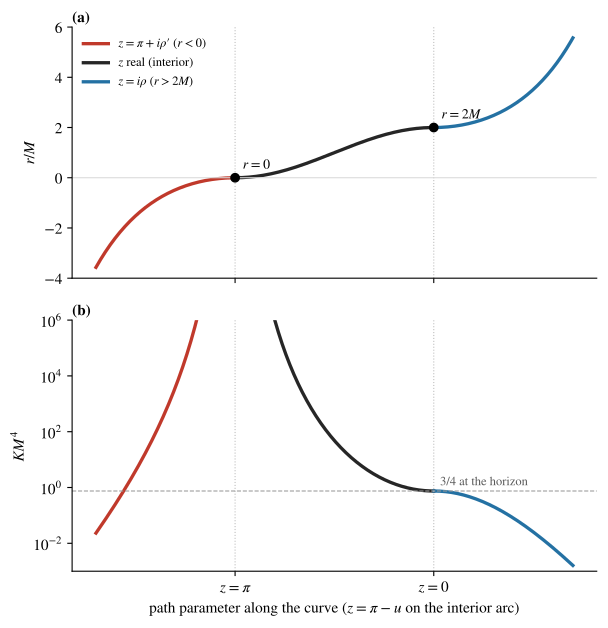

Here is the Python script that generated this plot:
"""Figure for the standalone circle paper: the areal radius and the Kretschmann scalar along the one analytic curve.

Path parameter u, M = 1:
  u < 0        back arm   z = pi + i|u|   r = 1 - cosh u      (r < 0)
  0 <= u <= pi interior   z = pi - u      r = 1 - cos u       (0 <= r <= 2)
  u > pi       front arm  z = i(u - pi)   r = 1 + cosh(u-pi)  (r > 2)
Both critical points (u = 0: r = 0; u = pi: r = 2M) have dr/du = 0.  K M^4 = 48/r^6.
"""
import numpy as np, matplotlib; matplotlib.use('Agg'); import matplotlib.pyplot as plt

def r_of(u):
    u = np.asarray(u, float); out = np.empty_like(u)
    b = u < 0; i = (u >= 0) & (u <= np.pi); f = u > np.pi
    out[b] = 1 - np.cosh(u[b]); out[i] = 1 - np.cos(u[i]); out[f] = 1 + np.cosh(u[f] - np.pi)
    return out

h = 1e-6
for u0, rv in [(0.0, 0.0), (np.pi, 2.0)]:
    assert abs(r_of([u0])[0] - rv) < 1e-12
    assert abs((r_of([u0 + h])[0] - r_of([u0 - h])[0]) / (2*h)) < 1e-5, 'flat tangent at the critical point'
assert abs(48/2**6 - 0.75) < 1e-15   # K at the horizon = 3/(4M^4)

plt.rcParams.update({'font.family': 'serif', 'font.serif': ['STIXGeneral', 'DejaVu Serif'], 'font.size': 11, 'mathtext.fontset': 'stix', 'pdf.fonttype': 42})
u = np.concatenate([np.linspace(-2.2, -1e-3, 800), np.linspace(1e-3, np.pi, 800), np.linspace(np.pi, np.pi + 2.2, 800)])
r = r_of(u)
fig, (a1, a2) = plt.subplots(2, 1, figsize=(6.2, 6.4), sharex=True)
cols = {'back': '#c0392b', 'int': '0.15', 'front': '#2471a3'}
for m, c, lab in [(u < 0, cols['back'], r'$z=\pi+i\rho\prime$ ($r<0$)'),
                  ((u >= 0) & (u <= np.pi), cols['int'], r'$z$ real (interior)'),
                  (u > np.pi, cols['front'], r'$z=i\rho$ ($r>2M$)')]:
    a1.plot(u[m], r[m], color=c, lw=2.4, label=lab)
    K = 48 / r[m]**6
    a2.semilogy(u[m], K, color=c, lw=2.4)
for x, y, t in [(0, 0, r'$r=0$'), (np.pi, 2, r'$r=2M$')]:
    a1.plot(x, y, 'o', color='k', ms=6, zorder=5)
    a1.annotate(t, (x, y), xytext=(x + 0.12, y + 0.35), fontsize=10)
for ax in (a1, a2):
    ax.axvline(0, color='0.75', lw=0.8, ls=':'); ax.axvline(np.pi, color='0.75', lw=0.8, ls=':')
    for sp_ in ('top', 'right'): ax.spines[sp_].set_visible(False)
a1.axhline(0, color='0.85', lw=0.8)
a1.set_ylabel(r'$r/M$'); a1.set_ylim(-4, 6); a1.legend(frameon=False, fontsize=9, loc='upper left')
a2.axhline(0.75, color='0.6', lw=0.8, ls='--'); a2.text(np.pi + 0.1, 1.1, r'$3/4$ at the horizon', fontsize=9, color='0.35')
a2.set_ylabel(r'$K M^4$'); a2.set_ylim(1e-3, 1e6)
a2.set_xlabel(r'path parameter along the curve ($z=\pi-u$ on the interior arc)')
a2.set_xticks([0, np.pi]); a2.set_xticklabels([r'$z=\pi$', r'$z=0$'])
a1.text(0.0, 1.02, '(a)', transform=a1.transAxes, fontweight='bold'); a2.text(0.0, 1.02, '(b)', transform=a2.transAxes, fontweight='bold')
plt.tight_layout(); plt.savefig('fig_circle.pdf', bbox_inches='tight'); plt.savefig('fig_circle.png', dpi=150, bbox_inches='tight')
print('ok')
